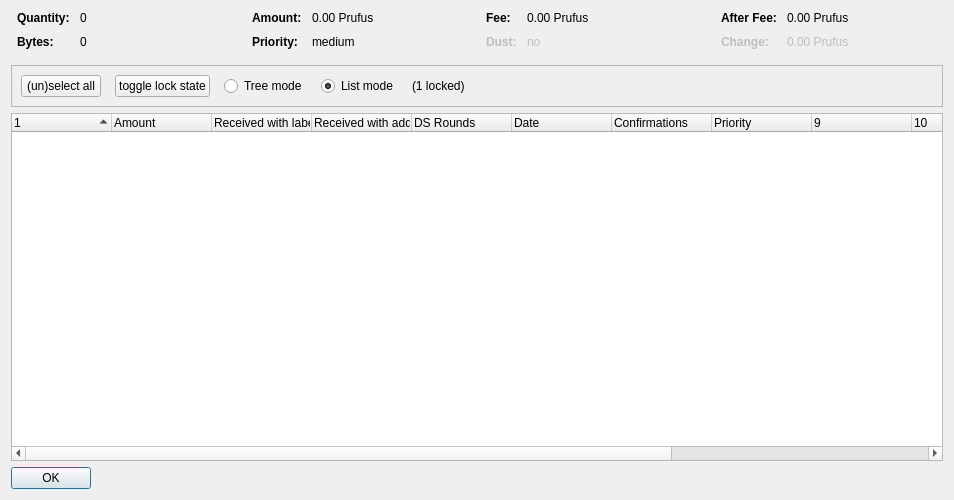
<?xml version="1.0" encoding="UTF-8"?>
<ui version="4.0">
 <class>CoinControlDialog</class>
 <widget class="QDialog" name="CoinControlDialog">
  <property name="geometry">
   <rect>
    <x>0</x>
    <y>0</y>
    <width>954</width>
    <height>500</height>
   </rect>
  </property>
  <property name="windowTitle">
   <string>Coin Selection</string>
  </property>
  <layout class="QVBoxLayout" name="verticalLayout">
   <item>
    <layout class="QHBoxLayout" name="horizontalLayoutTop" stretch="0,0,0,0">
     <property name="topMargin">
      <number>0</number>
     </property>
     <property name="bottomMargin">
      <number>10</number>
     </property>
     <item>
      <layout class="QFormLayout" name="formLayoutCoinControl1">
       <property name="horizontalSpacing">
        <number>10</number>
       </property>
       <property name="verticalSpacing">
        <number>10</number>
       </property>
       <property name="leftMargin">
        <number>6</number>
       </property>
       <property name="rightMargin">
        <number>6</number>
       </property>
       <item row="0" column="0">
        <widget class="QLabel" name="labelCoinControlQuantityText">
         <property name="font">
          <font>
           <weight>75</weight>
           <bold>true</bold>
          </font>
         </property>
         <property name="text">
          <string>Quantity:</string>
         </property>
        </widget>
       </item>
       <item row="0" column="1">
        <widget class="QLabel" name="labelCoinControlQuantity">
         <property name="cursor">
          <cursorShape>IBeamCursor</cursorShape>
         </property>
         <property name="contextMenuPolicy">
          <enum>Qt::ActionsContextMenu</enum>
         </property>
         <property name="text">
          <string notr="true">0</string>
         </property>
         <property name="textInteractionFlags">
          <set>Qt::LinksAccessibleByMouse|Qt::TextSelectableByKeyboard|Qt::TextSelectableByMouse</set>
         </property>
        </widget>
       </item>
       <item row="1" column="0">
        <widget class="QLabel" name="labelCoinControlBytesText">
         <property name="font">
          <font>
           <weight>75</weight>
           <bold>true</bold>
          </font>
         </property>
         <property name="text">
          <string>Bytes:</string>
         </property>
        </widget>
       </item>
       <item row="1" column="1">
        <widget class="QLabel" name="labelCoinControlBytes">
         <property name="cursor">
          <cursorShape>IBeamCursor</cursorShape>
         </property>
         <property name="contextMenuPolicy">
          <enum>Qt::ActionsContextMenu</enum>
         </property>
         <property name="text">
          <string notr="true">0</string>
         </property>
         <property name="textInteractionFlags">
          <set>Qt::LinksAccessibleByMouse|Qt::TextSelectableByKeyboard|Qt::TextSelectableByMouse</set>
         </property>
        </widget>
       </item>
      </layout>
     </item>
     <item>
      <layout class="QFormLayout" name="formLayoutCoinControl2">
       <property name="horizontalSpacing">
        <number>10</number>
       </property>
       <property name="verticalSpacing">
        <number>10</number>
       </property>
       <property name="leftMargin">
        <number>6</number>
       </property>
       <property name="rightMargin">
        <number>6</number>
       </property>
       <item row="0" column="0">
        <widget class="QLabel" name="labelCoinControlAmountText">
         <property name="font">
          <font>
           <weight>75</weight>
           <bold>true</bold>
          </font>
         </property>
         <property name="text">
          <string>Amount:</string>
         </property>
        </widget>
       </item>
       <item row="0" column="1">
        <widget class="QLabel" name="labelCoinControlAmount">
         <property name="cursor">
          <cursorShape>IBeamCursor</cursorShape>
         </property>
         <property name="contextMenuPolicy">
          <enum>Qt::ActionsContextMenu</enum>
         </property>
         <property name="text">
          <string notr="true">0.00 Prufus</string>
         </property>
         <property name="textInteractionFlags">
          <set>Qt::LinksAccessibleByMouse|Qt::TextSelectableByKeyboard|Qt::TextSelectableByMouse</set>
         </property>
        </widget>
       </item>
       <item row="1" column="0">
        <widget class="QLabel" name="labelCoinControlPriorityText">
         <property name="font">
          <font>
           <weight>75</weight>
           <bold>true</bold>
          </font>
         </property>
         <property name="text">
          <string>Priority:</string>
         </property>
        </widget>
       </item>
       <item row="1" column="1">
        <widget class="QLabel" name="labelCoinControlPriority">
         <property name="cursor">
          <cursorShape>IBeamCursor</cursorShape>
         </property>
         <property name="contextMenuPolicy">
          <enum>Qt::ActionsContextMenu</enum>
         </property>
         <property name="text">
          <string>medium</string>
         </property>
         <property name="textInteractionFlags">
          <set>Qt::LinksAccessibleByMouse|Qt::TextSelectableByKeyboard|Qt::TextSelectableByMouse</set>
         </property>
        </widget>
       </item>
      </layout>
     </item>
     <item>
      <layout class="QFormLayout" name="formLayoutCoinControl3">
       <property name="horizontalSpacing">
        <number>10</number>
       </property>
       <property name="verticalSpacing">
        <number>10</number>
       </property>
       <property name="leftMargin">
        <number>6</number>
       </property>
       <property name="rightMargin">
        <number>6</number>
       </property>
       <item row="0" column="0">
        <widget class="QLabel" name="labelCoinControlFeeText">
         <property name="font">
          <font>
           <weight>75</weight>
           <bold>true</bold>
          </font>
         </property>
         <property name="text">
          <string>Fee:</string>
         </property>
        </widget>
       </item>
       <item row="0" column="1">
        <widget class="QLabel" name="labelCoinControlFee">
         <property name="cursor">
          <cursorShape>IBeamCursor</cursorShape>
         </property>
         <property name="contextMenuPolicy">
          <enum>Qt::ActionsContextMenu</enum>
         </property>
         <property name="text">
          <string notr="true">0.00 Prufus</string>
         </property>
         <property name="textInteractionFlags">
          <set>Qt::LinksAccessibleByMouse|Qt::TextSelectableByKeyboard|Qt::TextSelectableByMouse</set>
         </property>
        </widget>
       </item>
       <item row="1" column="0">
        <widget class="QLabel" name="labelCoinControlLowOutputText">
         <property name="enabled">
          <bool>false</bool>
         </property>
         <property name="font">
          <font>
           <weight>75</weight>
           <bold>true</bold>
          </font>
         </property>
         <property name="text">
          <string>Dust:</string>
         </property>
        </widget>
       </item>
       <item row="1" column="1">
        <widget class="QLabel" name="labelCoinControlLowOutput">
         <property name="enabled">
          <bool>false</bool>
         </property>
         <property name="cursor">
          <cursorShape>IBeamCursor</cursorShape>
         </property>
         <property name="contextMenuPolicy">
          <enum>Qt::ActionsContextMenu</enum>
         </property>
         <property name="text">
          <string>no</string>
         </property>
         <property name="textInteractionFlags">
          <set>Qt::LinksAccessibleByMouse|Qt::TextSelectableByKeyboard|Qt::TextSelectableByMouse</set>
         </property>
        </widget>
       </item>
      </layout>
     </item>
     <item>
      <layout class="QFormLayout" name="formLayoutCoinControl4">
       <property name="horizontalSpacing">
        <number>10</number>
       </property>
       <property name="verticalSpacing">
        <number>10</number>
       </property>
       <property name="leftMargin">
        <number>6</number>
       </property>
       <property name="rightMargin">
        <number>6</number>
       </property>
       <item row="0" column="0">
        <widget class="QLabel" name="labelCoinControlAfterFeeText">
         <property name="font">
          <font>
           <weight>75</weight>
           <bold>true</bold>
          </font>
         </property>
         <property name="text">
          <string>After Fee:</string>
         </property>
        </widget>
       </item>
       <item row="0" column="1">
        <widget class="QLabel" name="labelCoinControlAfterFee">
         <property name="cursor">
          <cursorShape>IBeamCursor</cursorShape>
         </property>
         <property name="contextMenuPolicy">
          <enum>Qt::ActionsContextMenu</enum>
         </property>
         <property name="text">
          <string notr="true">0.00 Prufus</string>
         </property>
         <property name="textInteractionFlags">
          <set>Qt::LinksAccessibleByMouse|Qt::TextSelectableByKeyboard|Qt::TextSelectableByMouse</set>
         </property>
        </widget>
       </item>
       <item row="1" column="0">
        <widget class="QLabel" name="labelCoinControlChangeText">
         <property name="enabled">
          <bool>false</bool>
         </property>
         <property name="font">
          <font>
           <weight>75</weight>
           <bold>true</bold>
          </font>
         </property>
         <property name="text">
          <string>Change:</string>
         </property>
        </widget>
       </item>
       <item row="1" column="1">
        <widget class="QLabel" name="labelCoinControlChange">
         <property name="enabled">
          <bool>false</bool>
         </property>
         <property name="cursor">
          <cursorShape>IBeamCursor</cursorShape>
         </property>
         <property name="contextMenuPolicy">
          <enum>Qt::ActionsContextMenu</enum>
         </property>
         <property name="text">
          <string notr="true">0.00 Prufus</string>
         </property>
         <property name="textInteractionFlags">
          <set>Qt::LinksAccessibleByMouse|Qt::TextSelectableByKeyboard|Qt::TextSelectableByMouse</set>
         </property>
        </widget>
       </item>
      </layout>
     </item>
    </layout>
   </item>
   <item>
    <widget class="QFrame" name="frame">
     <property name="minimumSize">
      <size>
       <width>0</width>
       <height>40</height>
      </size>
     </property>
     <property name="frameShape">
      <enum>QFrame::StyledPanel</enum>
     </property>
     <property name="frameShadow">
      <enum>QFrame::Sunken</enum>
     </property>
     <layout class="QHBoxLayout" name="horizontalLayout">
      <item>
       <layout class="QHBoxLayout" name="horizontalLayoutPanel" stretch="0,0,0,0,0,0">
        <property name="spacing">
         <number>14</number>
        </property>
        <item>
         <widget class="QPushButton" name="pushButtonSelectAll">
          <property name="sizePolicy">
           <sizepolicy hsizetype="Maximum" vsizetype="Fixed">
            <horstretch>0</horstretch>
            <verstretch>0</verstretch>
           </sizepolicy>
          </property>
          <property name="text">
           <string>(un)select all</string>
          </property>
          <property name="autoDefault">
           <bool>false</bool>
          </property>
         </widget>
        </item>
        <item>
         <widget class="QPushButton" name="pushButtonToggleLock">
          <property name="sizePolicy">
           <sizepolicy hsizetype="Maximum" vsizetype="Fixed">
            <horstretch>0</horstretch>
            <verstretch>0</verstretch>
           </sizepolicy>
          </property>
          <property name="text">
           <string>toggle lock state</string>
          </property>
          <property name="autoDefault">
           <bool>false</bool>
          </property>
         </widget>
        </item>
        <item>
         <widget class="QRadioButton" name="radioTreeMode">
          <property name="sizePolicy">
           <sizepolicy hsizetype="Maximum" vsizetype="Fixed">
            <horstretch>0</horstretch>
            <verstretch>0</verstretch>
           </sizepolicy>
          </property>
          <property name="text">
           <string>Tree mode</string>
          </property>
         </widget>
        </item>
        <item>
         <widget class="QRadioButton" name="radioListMode">
          <property name="sizePolicy">
           <sizepolicy hsizetype="Maximum" vsizetype="Fixed">
            <horstretch>0</horstretch>
            <verstretch>0</verstretch>
           </sizepolicy>
          </property>
          <property name="text">
           <string>List mode</string>
          </property>
          <property name="checked">
           <bool>true</bool>
          </property>
         </widget>
        </item>
        <item>
         <widget class="QLabel" name="labelLocked">
          <property name="text">
           <string>(1 locked)</string>
          </property>
         </widget>
        </item>
        <item>
         <spacer name="horizontalSpacer">
          <property name="orientation">
           <enum>Qt::Horizontal</enum>
          </property>
          <property name="sizeHint" stdset="0">
           <size>
            <width>40</width>
            <height>20</height>
           </size>
          </property>
         </spacer>
        </item>
       </layout>
      </item>
     </layout>
    </widget>
   </item>
   <item>
    <widget class="CoinControlTreeWidget" name="treeWidget">
     <property name="contextMenuPolicy">
      <enum>Qt::CustomContextMenu</enum>
     </property>
     <property name="sortingEnabled">
      <bool>false</bool>
     </property>
     <property name="columnCount">
      <number>13</number>
     </property>
     <attribute name="headerShowSortIndicator" stdset="0">
      <bool>true</bool>
     </attribute>
     <attribute name="headerStretchLastSection">
      <bool>false</bool>
     </attribute>
     <column>
      <property name="text">
       <string/>
      </property>
     </column>
     <column>
      <property name="text">
       <string>Amount</string>
      </property>
     </column>
     <column>
      <property name="text">
       <string>Received with label</string>
      </property>
     </column>
     <column>
      <property name="text">
       <string>Received with address</string>
      </property>
     </column>
     <column>
      <property name="text">
       <string>DS Rounds</string>
      </property>
     </column>
     <column>
      <property name="text">
       <string>Date</string>
      </property>
     </column>
     <column>
      <property name="text">
       <string>Confirmations</string>
      </property>
      <property name="toolTip">
       <string>Confirmed</string>
      </property>
     </column>
     <column>
      <property name="text">
       <string>Priority</string>
      </property>
     </column>
     <column>
      <property name="text">
       <string/>
      </property>
     </column>
     <column>
      <property name="text">
       <string/>
      </property>
     </column>
     <column>
      <property name="text">
       <string/>
      </property>
     </column>
     <column>
      <property name="text">
       <string/>
      </property>
     </column>
     <column>
      <property name="text">
       <string/>
      </property>
     </column>
    </widget>
   </item>
   <item>
    <widget class="QDialogButtonBox" name="buttonBox">
     <property name="sizePolicy">
      <sizepolicy hsizetype="Maximum" vsizetype="Fixed">
       <horstretch>0</horstretch>
       <verstretch>0</verstretch>
      </sizepolicy>
     </property>
     <property name="orientation">
      <enum>Qt::Horizontal</enum>
     </property>
     <property name="standardButtons">
      <set>QDialogButtonBox::Ok</set>
     </property>
    </widget>
   </item>
  </layout>
 </widget>
 <customwidgets>
  <customwidget>
   <class>CoinControlTreeWidget</class>
   <extends>QTreeWidget</extends>
   <header>coincontroltreewidget.h</header>
  </customwidget>
 </customwidgets>
 <resources/>
 <connections/>
</ui>
